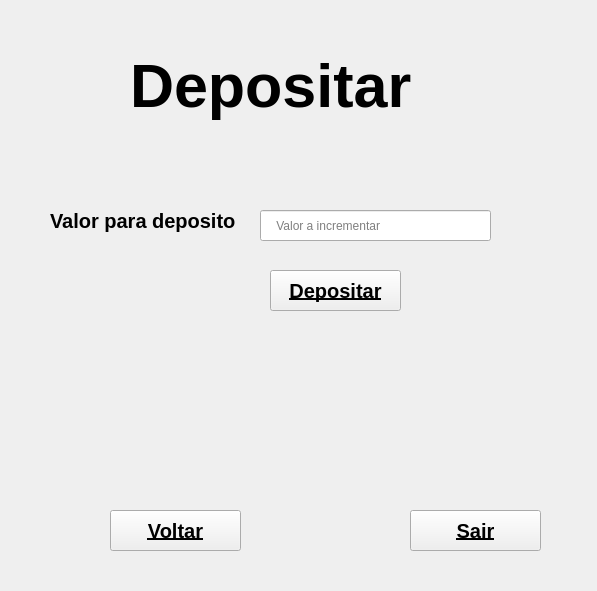
<?xml version="1.0" encoding="UTF-8"?>
<ui version="4.0">
 <class>Form</class>
 <widget class="QWidget" name="Form">
  <property name="geometry">
   <rect>
    <x>0</x>
    <y>0</y>
    <width>597</width>
    <height>591</height>
   </rect>
  </property>
  <property name="windowTitle">
   <string>Form</string>
  </property>
  <widget class="QLabel" name="label">
   <property name="geometry">
    <rect>
     <x>130</x>
     <y>40</y>
     <width>311</width>
     <height>91</height>
    </rect>
   </property>
   <property name="font">
    <font>
     <pointsize>46</pointsize>
     <weight>75</weight>
     <bold>true</bold>
    </font>
   </property>
   <property name="text">
    <string>Depositar</string>
   </property>
  </widget>
  <widget class="QLabel" name="label_2">
   <property name="geometry">
    <rect>
     <x>50</x>
     <y>200</y>
     <width>201</width>
     <height>41</height>
    </rect>
   </property>
   <property name="font">
    <font>
     <pointsize>15</pointsize>
     <weight>75</weight>
     <bold>true</bold>
    </font>
   </property>
   <property name="text">
    <string>Valor para deposito</string>
   </property>
  </widget>
  <widget class="QLineEdit" name="lineEdit">
   <property name="geometry">
    <rect>
     <x>260</x>
     <y>210</y>
     <width>231</width>
     <height>31</height>
    </rect>
   </property>
   <property name="placeholderText">
    <string>    Valor a incrementar</string>
   </property>
  </widget>
  <widget class="QPushButton" name="pushButton">
   <property name="geometry">
    <rect>
     <x>270</x>
     <y>270</y>
     <width>131</width>
     <height>41</height>
    </rect>
   </property>
   <property name="font">
    <font>
     <pointsize>15</pointsize>
     <weight>75</weight>
     <bold>true</bold>
     <underline>true</underline>
    </font>
   </property>
   <property name="text">
    <string>Depositar</string>
   </property>
  </widget>
  <widget class="QPushButton" name="pushButton_2">
   <property name="geometry">
    <rect>
     <x>110</x>
     <y>510</y>
     <width>131</width>
     <height>41</height>
    </rect>
   </property>
   <property name="font">
    <font>
     <pointsize>15</pointsize>
     <weight>75</weight>
     <bold>true</bold>
     <underline>true</underline>
    </font>
   </property>
   <property name="text">
    <string>Voltar</string>
   </property>
  </widget>
  <widget class="QPushButton" name="pushButton_3">
   <property name="geometry">
    <rect>
     <x>410</x>
     <y>510</y>
     <width>131</width>
     <height>41</height>
    </rect>
   </property>
   <property name="font">
    <font>
     <pointsize>15</pointsize>
     <weight>75</weight>
     <bold>true</bold>
     <underline>true</underline>
    </font>
   </property>
   <property name="text">
    <string>Sair</string>
   </property>
  </widget>
 </widget>
 <resources/>
 <connections/>
</ui>
